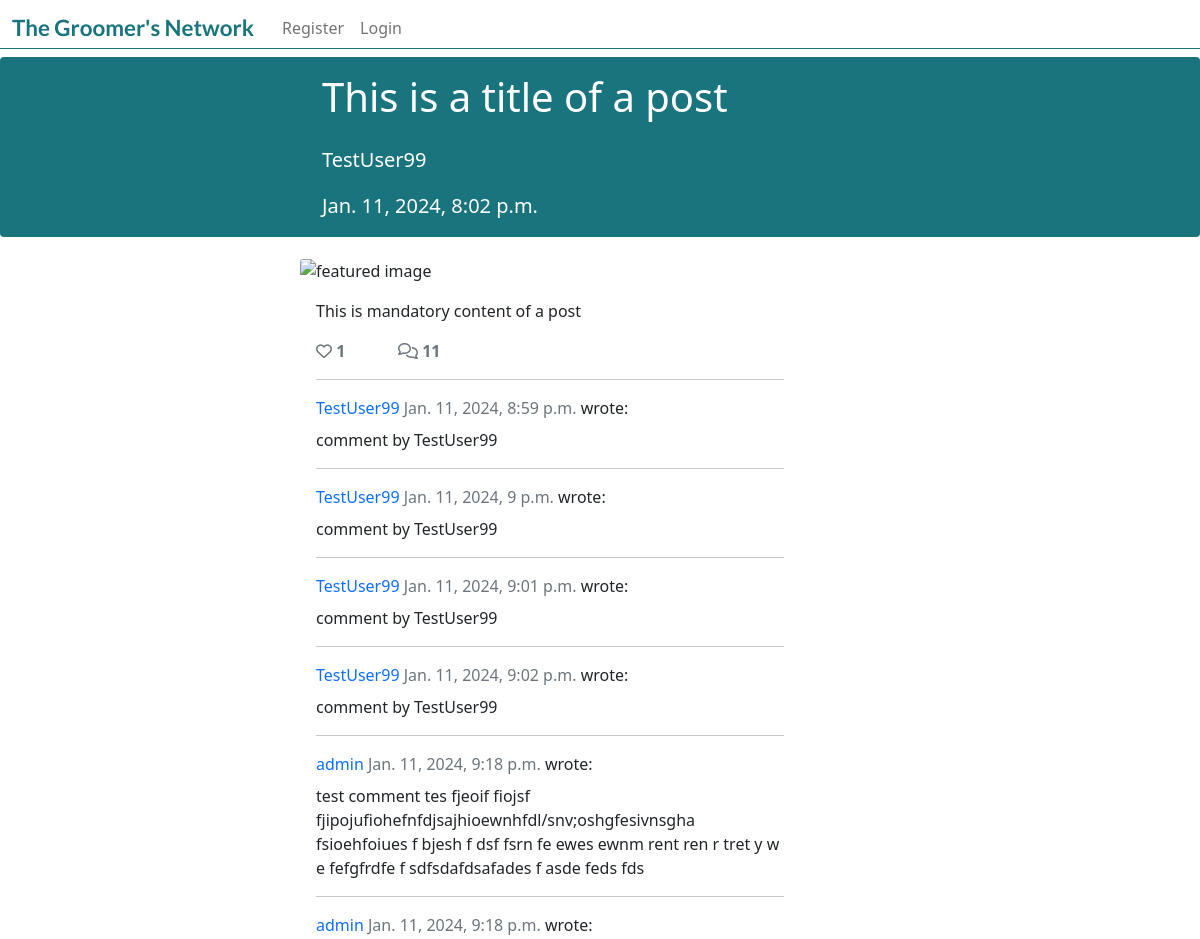
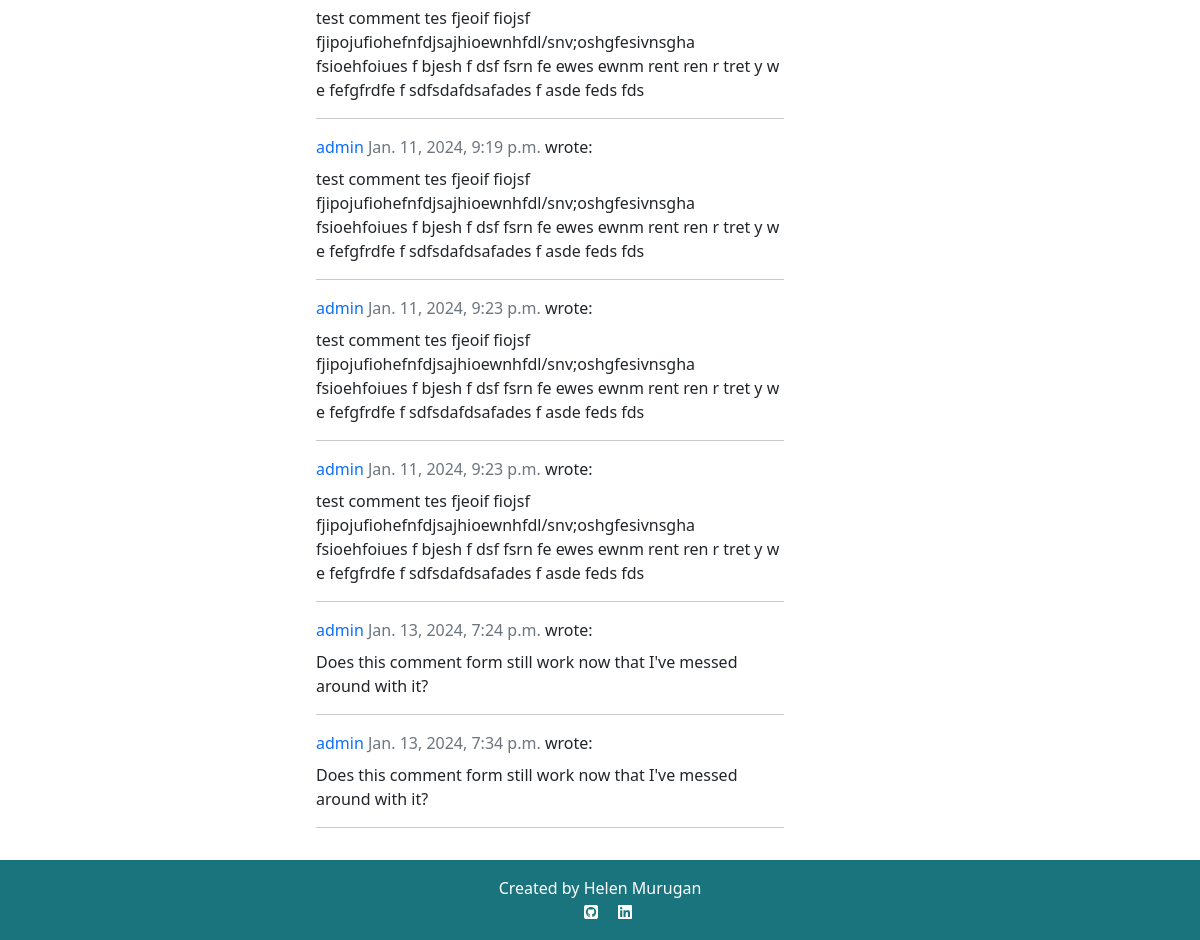
The page /posts/this-is-a-title-of-a-post-20240111200256/ on the database its author committed (2 pictures, top to bottom).
### post/models.py (models this page shows, shortened)
class Post(models.Model):
    title = models.CharField(
        max_length=150,
        verbose_name="Title",
        )
    slug = models.SlugField(
        max_length=150,
        unique=True
        )
    author = models.ForeignKey(
        User,
        on_delete=models.CASCADE,
        related_name="post_posts"
    )
    content = models.TextField(
        blank=False,
        null=False,
    )
    featured_image = CloudinaryField(
        'image',
        default='placeholder',
        blank=True,
        null=True,
        )
    tagline = models.CharField(
        max_length=200,
        null=True,
        blank=True,
    )
    created_on = models.DateTimeField(
        auto_now_add=True
        )
    updated_on = models.DateTimeField(
        auto_now=True
        )
    likes = models.ManyToManyField(
        User,
        related_name='post_likes',
        blank=True,
        )
    class Meta:
        ordering = ["-created_on"]
    def number_of_likes(self):
        return self.likes.count()

class Comment(models.Model):
    post = models.ForeignKey(
        Post,
        on_delete=models.CASCADE,
        related_name="comments"
        )
    name = models.CharField(
        blank=True,
        null=True,
        max_length=80
        )
    author = models.ForeignKey(
        User,
        on_delete=models.CASCADE,
        related_name="post_comment"
        )
    body = models.TextField()
    created_on = models.DateTimeField(
        auto_now_add=True
    )
    approved = models.BooleanField(default=True)
    class Meta:
        ordering = ["created_on"]

### post/views.py (the view, shortened to what this page needs)
class PostDetail(View):
    def get(self, request, slug, *args, **kwargs):
        queryset = Post.objects
        post = get_object_or_404(queryset, slug=slug)
        comments = post.comments.filter(approved=True).order_by("created_on")
        liked = False
        if post.likes.filter(id=self.request.user.id).exists():
            liked = True
        return render(
            request,
            "post_detail.html",
            {
                "post": post,
                "comments": comments,
                "liked": liked,
                "comment_form": CommentForm(),
            },
        )

### templates/post_detail.html (shortened to what this page needs)
{% extends 'base.html' %}
{% block content %}
{% load crispy_forms_tags %}
<div class="container-fluid masthead">
    <div class="row">
        <div class="card masthead-text">
            <div class="card-body col-xl-5 offset-xl-3 col-md-8 offset-md-2">
                <h1 class="card-title mb-4">{{ post.title }}</h1>
                <p class="card-text masthead-subheading">
                    <a href="{% url 'profile' post.author %}" class="no-decoration masthead-author">
                        {{ post.author }}
                    </a>
                </p>
                <p class="card-text masthead-subheading">{{ post.created_on }}</p>
            </div>
        </div>
    </div>
</div>
<div class="card col-xl-5 offset-xl-3 col-md-8 offset-md-2">
    <div class="card-img-top">
        {% if "placeholder" in post.featured_image.url %}
        <img class="card-img-top"
            src="/static/images/labrador-placeholder-grey-bkgd.png"
            alt="placeholder AI image of yellow labrador running with grey background">
        {% else %}
        <img class="card-img-top" src=" {{ post.featured_image.url }}"
            alt="featured image">
        {% endif %}
    </div>
    <div class="card-body">
        <p class="card-text">
            {{ post.content | safe }}
        </p>
        <div class="row">
            <div class="col-2">
                <strong>
                    {% if user.is_authenticated %}
                    <form class="d-inline" action="{% url 'post_like' post.slug %}" method="POST">
                        {% csrf_token %}
                        {% if liked %}
                        <button type="submit" name="post_id" value="{{post.slug}}" class="btn-like" aria-label="heart icon liked"><i class="fas fa-heart"></i></button>
                        {% else %}
                        <button type="submit" name="post_id" value="{{post.slug}}" class="btn-like" aria-label="heart icon not liked"><i class="far fa-heart"></i></button>
                        {% endif %}
                    </form>
                    {% else %}
                    <span class="text-secondary"><i class="far fa-heart"></i></span>
                    {% endif %}
                <span class="text-secondary">{{ post.number_of_likes }} </span>
                </strong>
            </div>
            <div class="col-2">
                {% with comments.count as total_comments %}
                <strong class="text-secondary"><i class="far fa-comments"></i>
                    {{ total_comments }}</strong>
                {% endwith %}
            </div>
        </div>
        <div class="row">
            <div class="col">
                <hr>
            </div>
        </div>
        <div>
            <div>
                {% for comment in comments %}
                <div class="mb-2">
                    <p class="mb-2">
                        <a href="{% url 'profile' comment.name %}" class="no-decoration">
                            {{ comment.name }}
                        </a>
                        <span class="text-muted">
                            {{ comment.created_on }}
                        </span>
                        wrote:
                    </p>
                    {{ comment.body | safe }}
                </div>
                <div>
                    <hr>
                </div>
                {% endfor %}
            </div>
        </div>
    </div>
</div>
{% endblock content %}

### static/css/style.css (style rules this page uses)
.card { border: none; background-color: transparent; }
.masthead { height: 25vh; }
.masthead-text { background-color: #19747E; color: white; }
.masthead-subheading { color: white; font-size: 1.25rem; font-weight: 500; }
.masthead-author, .masthead-author:hover { color: white; }
.no-decoration { text-decoration: none; }

### rows shown on the page
Post: title "This is a title of a post", author "TestUser99", created_on "Jan. 11, 2024, 8:02 p.m.", content "This is mandatory content of a post", number_of_likes "1"
Comment: name "TestUser99", created_on "Jan. 11, 2024, 8:59 p.m.", body "comment by TestUser99"
Comment: name "TestUser99", created_on "Jan. 11, 2024, 9 p.m.", body "comment by TestUser99"
Comment: name "TestUser99", created_on "Jan. 11, 2024, 9:01 p.m.", body "comment by TestUser99"
Comment: name "TestUser99", created_on "Jan. 11, 2024, 9:02 p.m.", body "comment by TestUser99"
Comment: name "admin", created_on "Jan. 11, 2024, 9:18 p.m.", body "test comment tes fjeoif fiojsf fjipojufiohefnfdjsajhioewnhfdl/snv;oshgfesivnsgha fsioehfoiues f bjesh f dsf fsrn fe ewes ewnm rent ren r tret y w e fefgfrdfe f sdfsdafdsafades f asde feds fds"
Comment: name "admin", created_on "Jan. 11, 2024, 9:18 p.m.", body "test comment tes fjeoif fiojsf fjipojufiohefnfdjsajhioewnhfdl/snv;oshgfesivnsgha fsioehfoiues f bjesh f dsf fsrn fe ewes ewnm rent ren r tret y w e fefgfrdfe f sdfsdafdsafades f asde feds fds"
Comment: name "admin", created_on "Jan. 11, 2024, 9:19 p.m.", body "test comment tes fjeoif fiojsf fjipojufiohefnfdjsajhioewnhfdl/snv;oshgfesivnsgha fsioehfoiues f bjesh f dsf fsrn fe ewes ewnm rent ren r tret y w e fefgfrdfe f sdfsdafdsafades f asde feds fds"
Comment: name "admin", created_on "Jan. 11, 2024, 9:23 p.m.", body "test comment tes fjeoif fiojsf fjipojufiohefnfdjsajhioewnhfdl/snv;oshgfesivnsgha fsioehfoiues f bjesh f dsf fsrn fe ewes ewnm rent ren r tret y w e fefgfrdfe f sdfsdafdsafades f asde feds fds"
Comment: name "admin", created_on "Jan. 11, 2024, 9:23 p.m.", body "test comment tes fjeoif fiojsf fjipojufiohefnfdjsajhioewnhfdl/snv;oshgfesivnsgha fsioehfoiues f bjesh f dsf fsrn fe ewes ewnm rent ren r tret y w e fefgfrdfe f sdfsdafdsafades f asde feds fds"
Comment: name "admin", created_on "Jan. 13, 2024, 7:24 p.m.", body "Does this comment form still work now that I've messed around with it?"
Comment: name "admin", created_on "Jan. 13, 2024, 7:34 p.m.", body "Does this comment form still work now that I've messed around with it?"

### other values the page prints
{{ total_comments }} "11"
